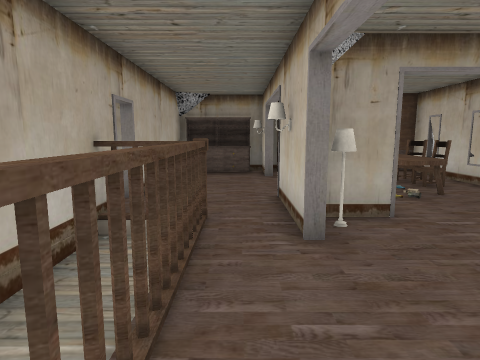
View 1 (above)

20 first-person views from a walk through a 3-D level made in the Unity game engine. The camera is 1.4 m above the floor, tilts 8° down and sees 75° across. Doors are open. The floor is counted in squares, 1 m on a side. Each view is taken from the middle of a square. On the plan, view 1 faces up. The plan holds only what a view shows up to about 14 squares ahead; the rest is blank. The place goes on beyond the plan. The player is left out. Some animated figures are left out.

View 2
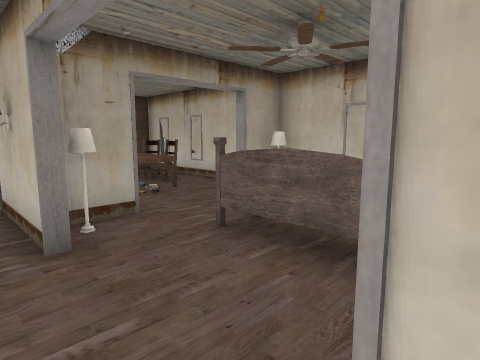

View 3
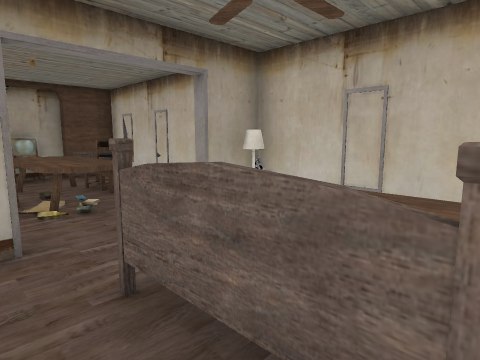

View 4
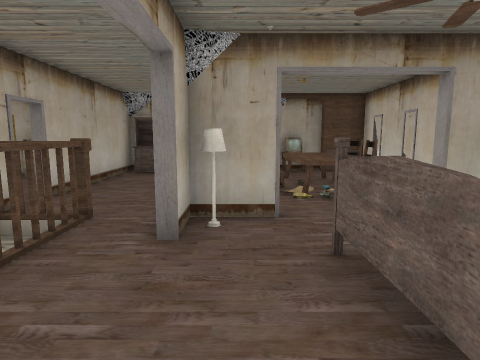

View 5
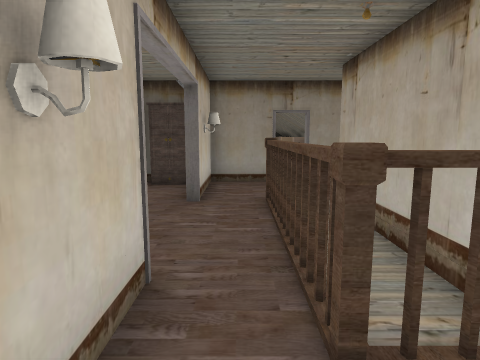

View 6
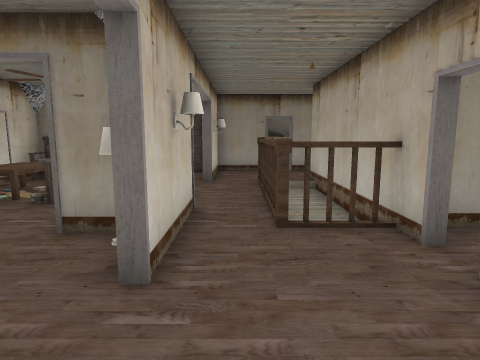

View 7
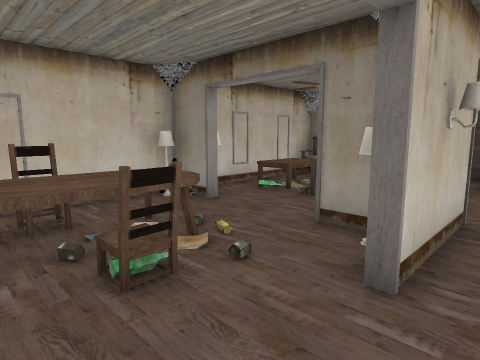

View 8
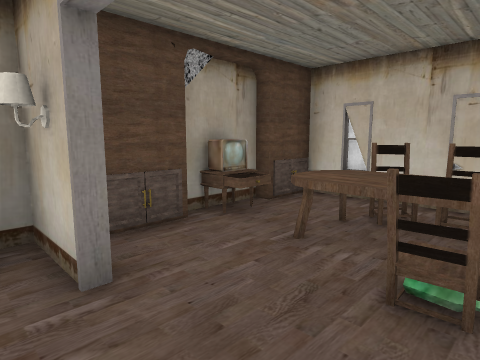

View 9
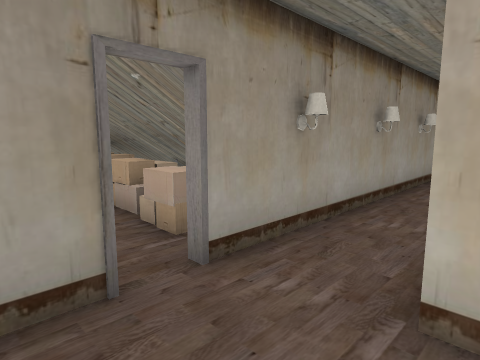

View 10
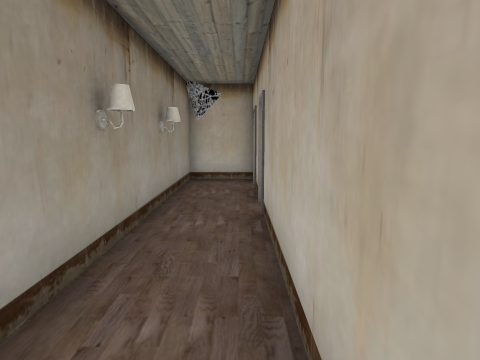

View 11
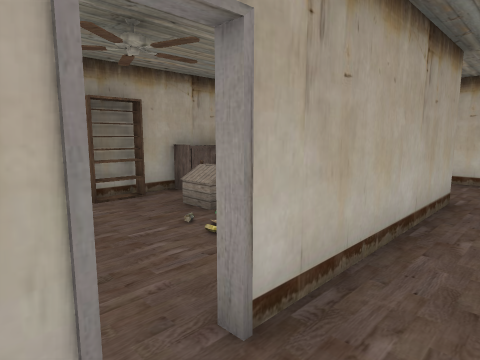

View 12
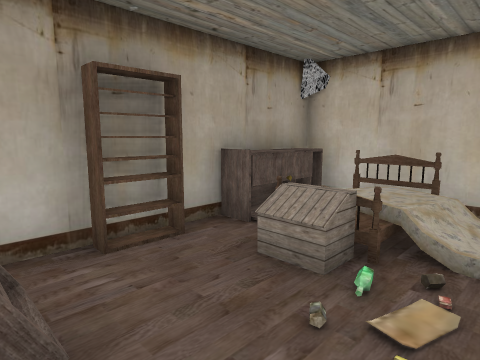

View 13
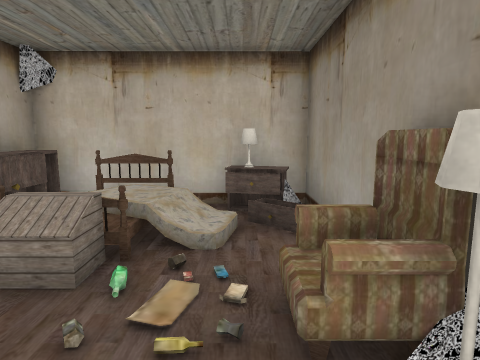

View 14
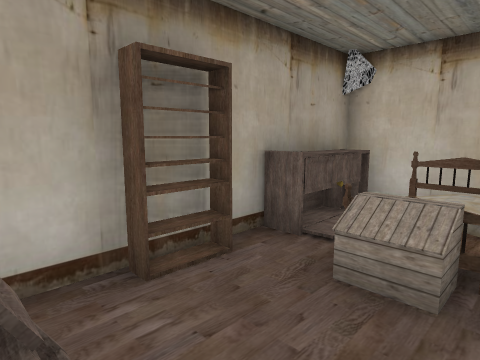

View 15
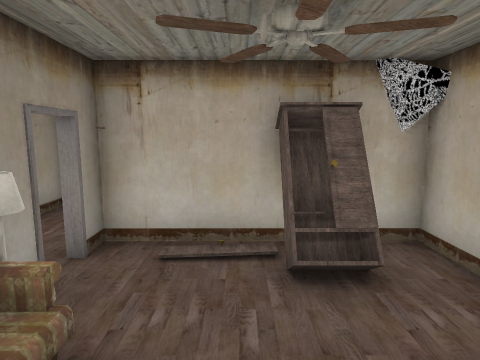

View 16
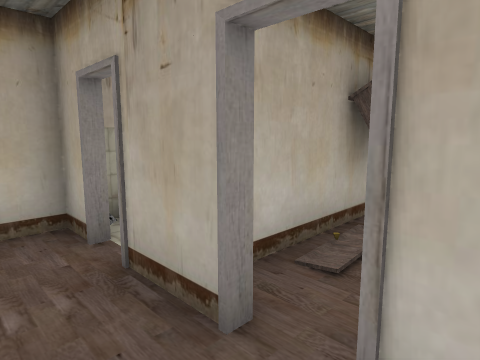

View 17
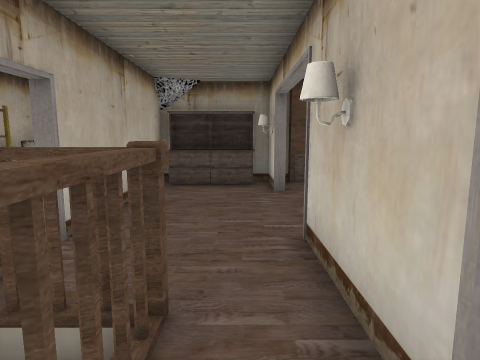

View 18
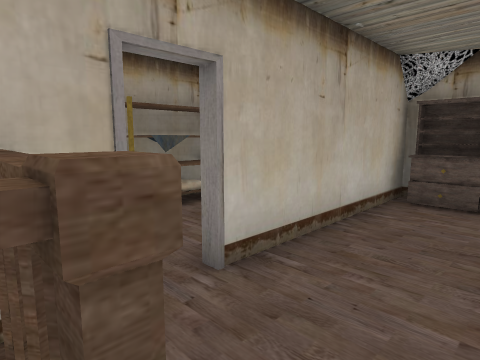

View 19
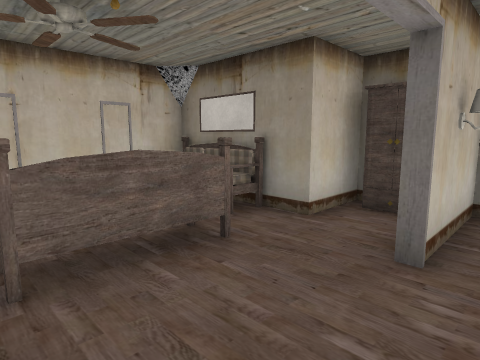

View 20
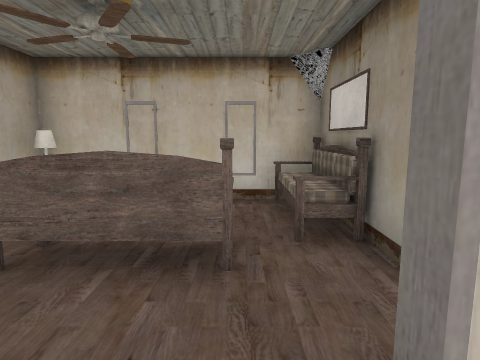

### Floor plan
Key: @ floor where view 1 was taken; # wall or solid block; x gap in a wall; . floor; / step, stairs or slope; D open door; = window, fence, low wall or low ledge; ^ raised ledge; v drop or lower ground; S shelf; L lamp; C chair; E closet; B bed; O other object.
Columns run from 13 left of view 1 to 7 right of it. Each row starts with its distance up from view 1.
 13           ##S#v#####
 12        ^  #///L##^###
 11        ^=##...#..^=.#
 10        ####......^^C#
  9        ##.#.....C^^C#
  8        ##.#.....C^^.#
  7          .x...#..^..#
  6           #...#L...LD
  5    #####EE###.#L#..L#
  4    ##...#####...#=..#
  3    ##..///B##...^^O=#
  2    #..////###...^^O=#
  1    #....//###...#=. #
  0 ####.L#####..@#..^^^#
 -1 #.............#.##v#v
 -2 #.............#E#
 -3 ^###^#^##^##x#^ ^
 -4           ##
 -5           ##

Positions as (right, up) in squares from view 1, and headings:
1: (0, 0), facing up
2: (0, 0), facing up-right
3: (2, 1), facing up-right
4: (2, 0), facing up
5: (0, 7), facing down
6: (0, 10), facing down
7: (0, 10), facing down-right
8: (0, 8), facing up-right
9: (0, 0), facing down-left
10: (-3, -1), facing left
11: (-10, -2), facing up-right
12: (-9, 1), facing up-right
13: (-9, 1), facing right
14: (-9, 2), facing up-right
15: (-5, 2), facing left
16: (-8, -2), facing up-left
17: (0, 3), facing up
18: (0, 5), facing up-left
19: (0, 4), facing down-right
20: (0, 1), facing right
